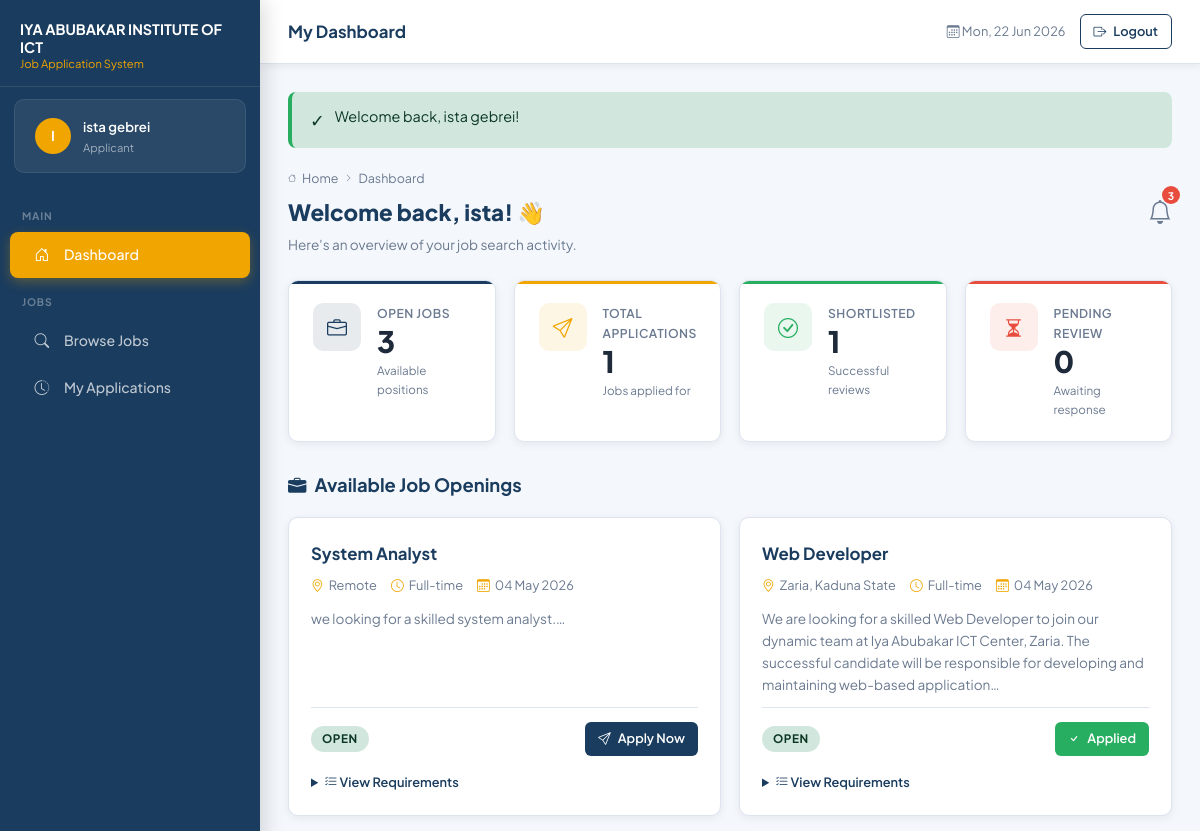
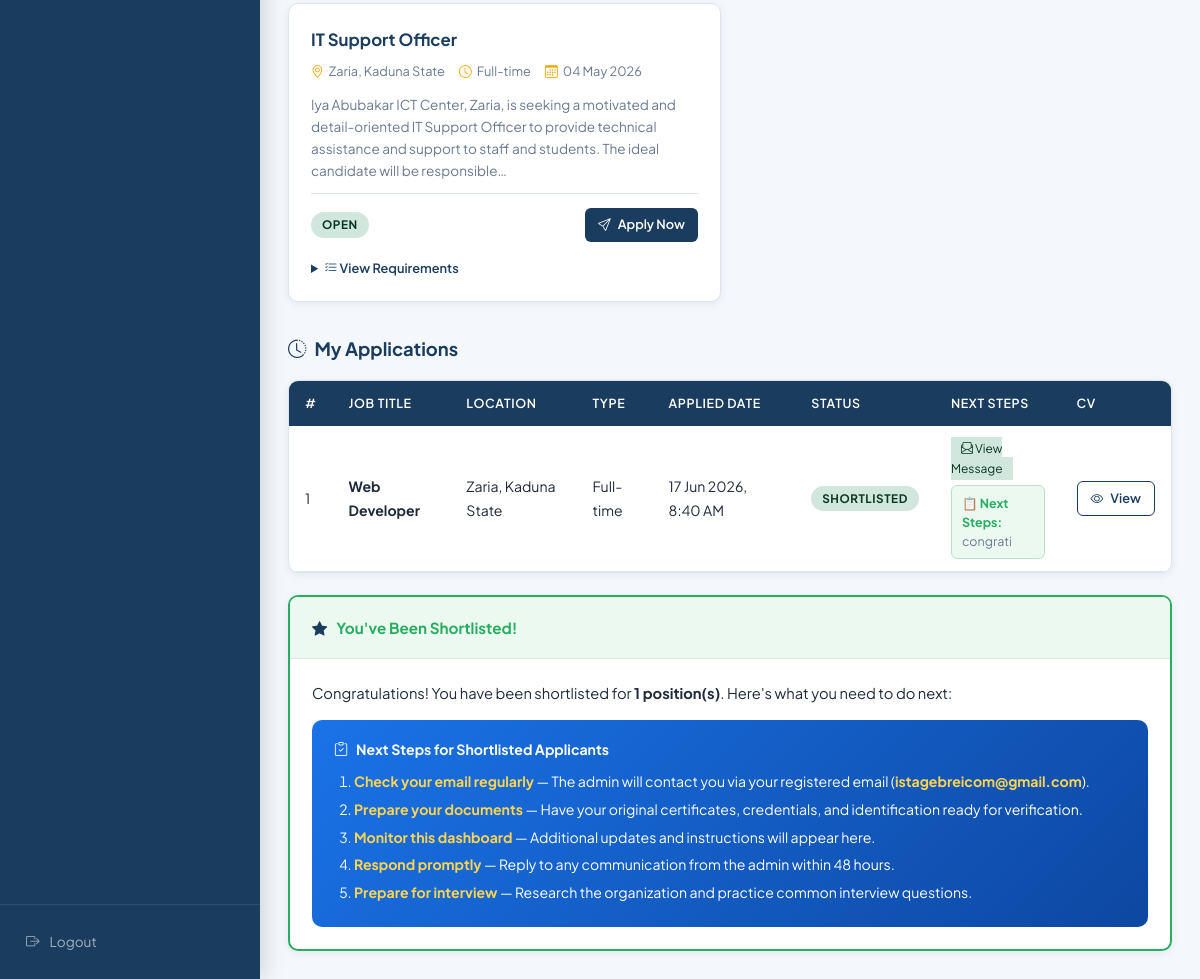
/applicant/dashboard.php (signed in), run on the app's committed database (2 pictures, top to bottom).
### tables this page shows
CREATE TABLE `applications` (
  `id` int(11) NOT NULL,
  `user_id` int(11) NOT NULL,
  `job_id` int(11) NOT NULL,
  `cv_path` varchar(255) NOT NULL,
  `cover_letter` text DEFAULT NULL,
  `qualification` varchar(255) DEFAULT NULL,
  `experience_years` int(11) DEFAULT NULL,
  `address` text DEFAULT NULL,
  `status` enum('pending','reviewed','shortlisted','rejected') NOT NULL DEFAULT 'pending',
  `admin_notes` text DEFAULT NULL,
  `shortlist_message` text DEFAULT NULL,
  `reviewed_date` timestamp NULL DEFAULT NULL,
  `applied_date` timestamp NOT NULL DEFAULT current_timestamp()
);

CREATE TABLE `jobs` (
  `id` int(11) NOT NULL,
  `title` varchar(100) NOT NULL,
  `description` text NOT NULL,
  `requirements` text NOT NULL,
  `location` varchar(100) NOT NULL,
  `type` varchar(50) NOT NULL,
  `status` enum('open','closed') NOT NULL DEFAULT 'open',
  `posted_date` timestamp NOT NULL DEFAULT current_timestamp()
);

### applicant/dashboard.php (the view, shortened to what this page needs)
<?php
require_once '../config.php';
$user_id   = $_SESSION['user_id'];
$jobs_stmt = $conn->prepare(
    'SELECT * FROM jobs WHERE status = "open" ORDER BY posted_date DESC'
);
$jobs_stmt->execute();
$jobs = $jobs_stmt->get_result()->fetch_all(MYSQLI_ASSOC);
$apps_stmt = $conn->prepare(
    'SELECT a.*, j.title AS job_title, j.type, j.location, j.description AS job_description
     FROM applications a
     JOIN jobs j ON j.id = a.job_id
     WHERE a.user_id = ?
     ORDER BY a.applied_date DESC'
);
$apps_stmt->bind_param('i', $user_id);
$apps_stmt->execute();
$my_applications = $apps_stmt->get_result()->fetch_all(MYSQLI_ASSOC);
$applied_job_ids = array_column($my_applications, 'job_id');
$unread_count = unread_notification_count($conn, $user_id);
$stats = [
    'total_apps'   => count($my_applications),
    'pending'      => count(array_filter($my_applications, fn($a) => $a['status']==='pending')),
    'shortlisted'  => count(array_filter($my_applications, fn($a) => $a['status']==='shortlisted')),
    'open_jobs'    => count($jobs),
];
?>
<!DOCTYPE html>
<html lang="en">
<head>
    <link rel="stylesheet" href="../style.css">
    <link rel="stylesheet" href="https://cdn.jsdelivr.net/npm/bootstrap-icons@1.11.3/font/bootstrap-icons.min.css">
</head>
<body>
<div class="app-shell">
    <?php include '../includes/sidebar.php'; ?>
    <div class="main-content">
        <?php include '../includes/topbar.php'; ?>
        <main class="page-content">
            <?= flash_message() ?>
            <div class="page-header">
                <div class="page-header-left">
                    <div class="breadcrumb">
                        <i class="bi bi-house"></i> Home
                        <i class="bi bi-chevron-right"></i> Dashboard
                    </div>
                    <h2>Welcome back, <?= e(explode(' ', $user_name)[0]) ?>! 👋</h2>
                    <p>Here's an overview of your job search activity.</p>
                </div>
                <div class="notif-bell" onclick="toggleNotifications()">
                    <i class="bi bi-bell" style="font-size:1.5rem;color:var(--text-muted);"></i>
                    <?php if ($unread_count > 0): ?>
                    <span class="notif-badge"><?= $unread_count > 9 ? '9+' : $unread_count ?></span>
                    <?php endif; ?>
                </div>
            </div>
            <div class="stats-grid">
                <div class="stat-card card-blue">
                    <div class="stat-icon"><i class="bi bi-briefcase"></i></div>
                    <div class="stat-body">
                        <div class="label">Open Jobs</div>
                        <div class="value"><?= $stats['open_jobs'] ?></div>
                        <div class="sub">Available positions</div>
                    </div>
                </div>
                <div class="stat-card card-gold">
                    <div class="stat-icon"><i class="bi bi-send"></i></div>
                    <div class="stat-body">
                        <div class="label">Total Applications</div>
                        <div class="value"><?= $stats['total_apps'] ?></div>
                        <div class="sub">Jobs applied for</div>
                    </div>
                </div>
                <div class="stat-card card-green">
                    <div class="stat-icon"><i class="bi bi-check-circle"></i></div>
                    <div class="stat-body">
                        <div class="label">Shortlisted</div>
                        <div class="value"><?= $stats['shortlisted'] ?></div>
                        <div class="sub">Successful reviews</div>
                    </div>
                </div>
                <div class="stat-card card-red">
                    <div class="stat-icon"><i class="bi bi-hourglass-split"></i></div>
                    <div class="stat-body">
                        <div class="label">Pending Review</div>
                        <div class="value"><?= $stats['pending'] ?></div>
                        <div class="sub">Awaiting response</div>
                    </div>
                </div>
            </div>
            <div id="available-jobs" style="margin-bottom:32px;">
                <div class="section-title" style="font-size:1.15rem;">
                    <i class="bi bi-briefcase-fill"></i> Available Job Openings
                </div>
                <?php if (empty($jobs)): ?>
                <div class="card">
                    <div class="card-body">
                        <div class="empty-state">
                            <i class="bi bi-briefcase"></i>
                            <p>No open positions at the moment. Check back later!</p>
                        </div>
                    </div>
                </div>
                <?php else: ?>
                <div class="jobs-grid">
                    <?php foreach ($jobs as $job): ?>
                    <div class="job-card">
                        <div>
                            <div class="job-card-title"><?= e($job['title']) ?></div>
                            <div class="job-meta" style="margin-top:8px;">
                                <div class="job-meta-item"><i class="bi bi-geo-alt"></i> <?= e($job['location']) ?></div>
                                <div class="job-meta-item"><i class="bi bi-clock"></i> <?= e($job['type']) ?></div>
                                <div class="job-meta-item"><i class="bi bi-calendar3"></i> <?= date('d M Y', strtotime($job['posted_date'])) ?></div>
                            </div>
                        </div>
                        <div class="job-description">
                            <?= nl2br(e(substr($job['description'], 0, 200))) ?>…
                        </div>
                        <div class="job-card-footer">
                            <?= status_badge($job['status']) ?>
                            <?php if (in_array($job['id'], $applied_job_ids)): ?>
                                <span class="btn btn-sm btn-success" style="pointer-events:none;">
                                    <i class="bi bi-check"></i> Applied
                                </span>
                            <?php else: ?>
                                <a href="apply.php?job_id=<?= $job['id'] ?>" class="btn btn-primary btn-sm">
                                    <i class="bi bi-send"></i> Apply Now
                                </a>
                            <?php endif; ?>
                        </div>
                        <details style="margin-top:4px;">
                            <summary style="font-size:.8rem;cursor:pointer;color:var(--primary);font-weight:600;">
                                <i class="bi bi-list-check"></i> View Requirements
                            </summary>
                        </details>
                    </div>
                    <?php endforeach; ?>
                </div>
                <?php endif; ?>
            </div>
            <div id="my-applications">
                <div class="section-title" style="font-size:1.15rem;">
                    <i class="bi bi-clock-history"></i> My Applications
                </div>
                <div class="card">
                    <?php if (empty($my_applications)): ?>
                    <div class="card-body">
                        <div class="empty-state">
                            <i class="bi bi-file-earmark-x"></i>
                            <p>You haven't applied for any jobs yet.<br>Browse the openings above and submit your first application!</p>
                        </div>
                    </div>
                    <?php else: ?>
                    <div class="table-responsive">
                        <table>
                            <thead>
                                <tr>
                                    <th>#</th>
                                    <th>Job Title</th>
                                    <th>Location</th>
                                    <th>Type</th>
                                    <th>Applied Date</th>
                                    <th>Status</th>
                                    <th>Next Steps</th>
                                    <th>CV</th>
                                </tr>
                            </thead>
                            <tbody>
                                <?php foreach ($my_applications as $i => $app): ?>
                                <tr class="app-expandable" onclick="toggleExpand(this)">
                                    <td><?= $i + 1 ?></td>
                                    <td><strong><?= e($app['job_title']) ?></strong></td>
                                    <td><?= e($app['location']) ?></td>
                                    <td><?= e($app['type']) ?></td>
                                    <td><?= fmt_date($app['applied_date']) ?></td>
                                    <td><?= status_badge($app['status']) ?></td>
                                    <td style="font-size:.78rem;">
                                        <?php if ($app['status'] === 'shortlisted'): ?>
                                            <span class="badge badge-shortlisted" style="font-size:.75rem;padding:4px 10px;">
                                                <i class="bi bi-envelope-paper"></i> View Message
                                            </span>
                                            <?php if ($app['shortlist_message']): ?>
                                            <div style="margin-top:6px;max-width:250px;color:var(--text-muted);line-height:1.5;font-size:.78rem;background:#ecf9f1;padding:8px 10px;border-radius:6px;border:1px solid #b7e4c7;">
                                                <strong style="color:var(--success);">📋 Next Steps:</strong><br>
                                                <?= nl2br(e($app['shortlist_message'])) ?>
                                            </div>
                                            <?php endif; ?>
                                        <?php endif; ?>
                                    </td>
                                    <td>
                                        <a href="../<?= e($app['cv_path']) ?>" target="_blank"
                                           class="btn btn-sm btn-outline-primary">
                                            <i class="bi bi-eye"></i> View
                                        </a>
                                    </td>
                                </tr>
                                <?php endforeach; ?>
                            </tbody>
                        </table>
                    </div>
                    <?php endif; ?>
                </div>
            </div>
            <?php $shortlisted_apps = array_filter($my_applications, fn($a) => $a['status'] === 'shortlisted'); ?>
            <?php if (!empty($shortlisted_apps)): ?>
            <div class="card" style="margin-top:22px;border:2px solid var(--success);">
                <div class="card-header" style="background:#ecf9f1;">
                    <h3 style="color:var(--success);"><i class="bi bi-star-fill"></i> You've Been Shortlisted!</h3>
                </div>
                <div class="card-body">
                    <p style="font-size:.92rem;margin-bottom:14px;">
                        Congratulations! You have been shortlisted for <strong><?= count($shortlisted_apps) ?> position(s)</strong>.
                        Here's what you need to do next:
                    </p>
                    <div class="next-steps-box">
                        <h4><i class="bi bi-clipboard-check"></i> Next Steps for Shortlisted Applicants</h4>
                        <ol style="margin:0;padding-left:20px;">
                            <li><strong>Check your email regularly</strong> — The admin will contact you via your registered email (<strong><?= e($_SESSION['user_email']) ?></strong>).</li>
                            <li><strong>Prepare your documents</strong> — Have your original certificates, credentials, and identification ready for verification.</li>
                            <li><strong>Monitor this dashboard</strong> — Additional updates and instructions will appear here.</li>
                            <li><strong>Respond promptly</strong> — Reply to any communication from the admin within 48 hours.</li>
                            <li><strong>Prepare for interview</strong> — Research the organization and practice common interview questions.</li>
                        </ol>
                    </div>
                </div>
            </div>
            <?php endif; ?>
        </main>
    </div>
</div>
</body>
</html>

### config.php (shortened to what this page needs)
<?php
function flash_message(): string {
    if (!empty($_SESSION['flash_message'])) {
        $msg  = htmlspecialchars($_SESSION['flash_message']);
        $type = $_SESSION['flash_type'] ?? 'success';
        $icon = $type === 'success' ? '✓' : ($type === 'danger' ? '✗' : 'ℹ');
        return "<div class=\"alert alert-{$type} alert-dismissible fade show\" role=\"alert\">
                    <span class=\"alert-icon\">{$icon}</span> {$msg}
                    <button type=\"button\" class=\"btn-close\" data-bs-dismiss=\"alert\"></button>
                </div>";
    }
    return '';
}
function e(string $str): string {
    return htmlspecialchars($str, ENT_QUOTES, 'UTF-8');
}
function fmt_date(string $date): string {
    return date('d M Y, g:i A', strtotime($date));
}
function status_badge(string $status): string {
    $map = [
        'pending'     => 'badge-pending',
        'reviewed'    => 'badge-reviewed',
        'shortlisted' => 'badge-shortlisted',
        'rejected'    => 'badge-rejected',
        'open'        => 'badge-open',
        'closed'      => 'badge-closed',
        'active'      => 'badge-active',
        'suspended'   => 'badge-suspended',
        'inactive'    => 'badge-inactive',
    ];
    $cls = $map[$status] ?? 'badge-secondary';
    return "<span class=\"status-badge {$cls}\">" . ucfirst(e($status)) . "</span>";
}
function unread_notification_count(mysqli $conn, int $user_id): int {
    $stmt = $conn->prepare('SELECT COUNT(*) FROM notifications WHERE user_id = ? AND is_read = 0');
    $stmt->bind_param('i', $user_id);
    $stmt->execute();
    $count = (int)$stmt->get_result()->fetch_row()[0];
    return $count;
}

### applicant/dashboard.php (style rules this page uses)
.notif-bell { position:relative; cursor:pointer; }
.notif-badge { position:absolute; top:-6px; right:-8px; background:var(--danger); color:#fff; font-size:.65rem; font-weight:700; min-width:18px; height:18px; border-radius:10px; display:flex; align-items:center; justify-content:center; padding:0 4px; }
.next-steps-box { background:linear-gradient(135deg,#1a73e8,#0d47a1); color:#fff; border-radius:10px; padding:18px 22px; margin-top:14px; font-size:.88rem; line-height:1.7; }
.next-steps-box h4 { color:#fff; margin-bottom:8px; display:flex; align-items:center; gap:8px; }
.next-steps-box li { margin-bottom:4px; }
.next-steps-box strong { color:#ffd54f; }
.app-expandable { cursor:pointer; }

### data on the page
applications: experience_years "3", job "1", status "0", job.title "Web Developer", job.location "Zaria, Kaduna State", job.type "Full-time", applied_date "17 Jun 2026, 8:40 AM", status "SHORTLISTED", shortlist_message "congrati", status "1"
jobs: title "System Analyst", location "Remote", type "Full-time", posted_date "04 May 2026", description "we looking for a skilled system analyst.", status "OPEN"
jobs: title "Web Developer", location "Zaria, Kaduna State", type "Full-time", posted_date "04 May 2026", description "We are looking for a skilled Web Developer to join our dynamic team at Iya Abubakar ICT Center, Zaria. The successful candidate will be responsible for developing and maintaining web-based application", status "OPEN", shows "Applied"
jobs: title "IT Support Officer", location "Zaria, Kaduna State", type "Full-time", posted_date "04 May 2026", description "Iya Abubakar ICT Center, Zaria, is seeking a motivated and detail-oriented IT Support Officer to provide technical assistance and support to staff and students. The ideal candidate will be responsible", status "OPEN"

### other printed values
$user_initial "I"
$user_name "ista gebrei"
$user_role "Applicant"
$page_title "My Dashboard"
$icon "✓"
$msg "Welcome back, ista gebrei!"
explode(' ', $user_name)[0] "ista"
$unread_count "3"
$_SESSION['user_email'] "istagebreicom@gmail.com"
